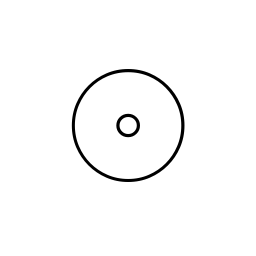
#> input picture data_sign_demo/sign_png/N5.png, 256 x 256 px
$ python -i test_sign_image_match_v2.py   (imports and definitions only)
#> lines starting #> are read from the running program, lines starting #| are printed output that depends on the picture; after the words box and inside, x2 and y2 are one past the last pixel; in counts of white or black regions, pixels touching at a corner belong together
from pathlib import Path
import cv2
import numpy as np
import pandas as pd
from skimage.feature import hog
from skimage.metrics import structural_similarity as ssim
from sklearn.metrics.pairwise import cosine_similarity


# =========================
# 1. 路径设置
# =========================
PROJECT_DIR = Path(r"C:\Users\GE ZITONG\Desktop\egypt_agent_project")

SIGN_DIR = PROJECT_DIR / "data_sign_demo"
SIGN_PROCESSED_DIR = SIGN_DIR / "sign_processed"
SIGN_METADATA_CSV = SIGN_DIR / "hieroglyph_signs_processed.csv"

OUTPUT_SIZE = 128


# =========================
# 2. 图像预处理
# =========================
def preprocess_input_image(image_path: Path, output_size: int = 128):
    """
    对用户输入图片进行标准化处理。
    使用 np.fromfile + cv2.imdecode 读取图片，避免 Windows 中文路径乱码问题。
    """
#> called with image_path = '../data_sign_demo/sign_png/N5.png', output_size = 128
    image_path = Path(image_path)

    if not image_path.exists():
        raise FileNotFoundError(f"图片不存在：{image_path}")

    # 关键修改：支持中文路径读取
    img_bytes = np.fromfile(str(image_path), dtype=np.uint8)
    img = cv2.imdecode(img_bytes, cv2.IMREAD_GRAYSCALE)
#> img is the input picture: shape (256, 256); min 0, max 255, mean 250.1

    if img is None:
        raise ValueError(f"无法读取图片：{image_path}")

    # 轻微去噪，降低截图或压缩噪声影响
    img = cv2.GaussianBlur(img, (3, 3), 0)
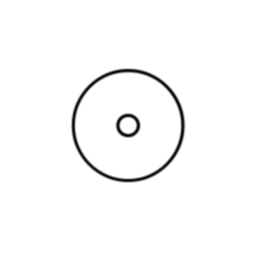
#> img: shape (256, 256); min 0, max 255, mean 250.1

    _, binary_inv = cv2.threshold(
        img,
        0,
        255,
        cv2.THRESH_BINARY_INV + cv2.THRESH_OTSU
    )
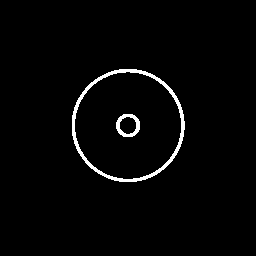
#> binary_inv: shape (256, 256); 2.2% white; 2 white regions, box (x1, y1, x2, y2) and area: (72, 69, 185, 182) 1213, (116, 114, 140, 137) 239

    # 形态学闭运算，让断裂笔画稍微连接
    kernel = np.ones((2, 2), np.uint8)
    binary_inv = cv2.morphologyEx(binary_inv, cv2.MORPH_CLOSE, kernel)
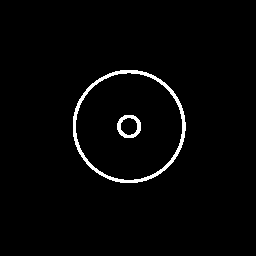
#> binary_inv: shape (256, 256); 2.2% white; 2 white regions, box (x1, y1, x2, y2) and area: (73, 70, 186, 183) 1213, (117, 115, 141, 138) 239

    coords = cv2.findNonZero(binary_inv)
#> coords = contour of 1452 points, box (x1, y1, x2, y2) (73, 70, 186, 183), area 18

    if coords is None:
        return np.zeros((output_size, output_size), dtype=np.uint8)

    x, y, w, h = cv2.boundingRect(coords)
#> x = 73; y = 70; w = 113; h = 113
    cropped = binary_inv[y:y + h, x:x + w]
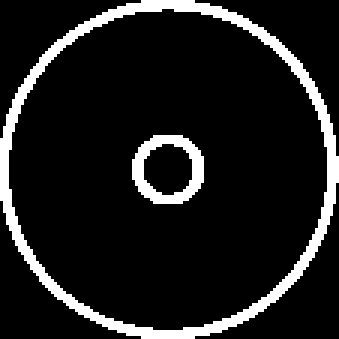
#> cropped: shape (113, 113) (shown 3 times larger); 11.4% white; 2 white regions, box (x1, y1, x2, y2) and area: (0, 0, 113, 113) 1213, (44, 45, 68, 68) 239

    pad = 20
    cropped = cv2.copyMakeBorder(
        cropped,
        pad,
        pad,
        pad,
        pad,
        cv2.BORDER_CONSTANT,
        value=0
    )
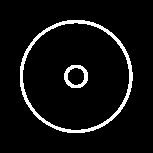
#> cropped: shape (153, 153); 6.2% white; 2 white regions, box (x1, y1, x2, y2) and area: (20, 20, 133, 133) 1213, (64, 65, 88, 88) 239

    h2, w2 = cropped.shape
#> h2 = 153; w2 = 153
    scale = (output_size - 20) / max(h2, w2)
#> scale = 0.706

    new_w = max(1, int(w2 * scale))
#> new_w = 108
    new_h = max(1, int(h2 * scale))
#> new_h = 108

    resized = cv2.resize(
        cropped,
        (new_w, new_h),
        interpolation=cv2.INTER_AREA
    )
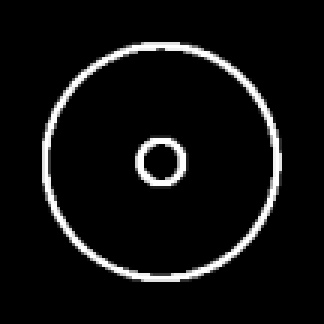
#> resized: shape (108, 108) (shown 3 times larger); min 0, max 255, mean 15.8

    canvas = np.zeros((output_size, output_size), dtype=np.uint8)

    start_x = (output_size - new_w) // 2
#> start_x = 10
    start_y = (output_size - new_h) // 2
#> start_y = 10

    canvas[start_y:start_y + new_h, start_x:start_x + new_w] = resized
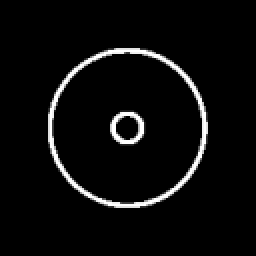
#> canvas: shape (128, 128) (shown 2 times larger); min 0, max 255, mean 11.3

    return canvas


# =========================
# 3. HOG 特征
# =========================
# [301 lines left out: functions extract_hog_feature, extract_hu_moments, hu_similarity, calculate_ssim_similarity, load_sign_library_features, match_input_image_v2 and 3 more, not called in this run]


# [2 lines not run here, left out]

>>> result = preprocess_input_image('../data_sign_demo/sign_png/N5.png')

$ run again, on data_sign_demo/sign_png/N14.png
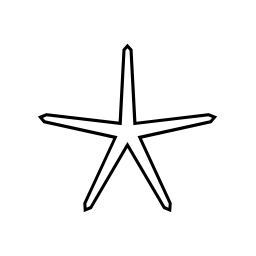
#> input picture data_sign_demo/sign_png/N14.png, 256 x 256 px
#> in preprocess_input_image, img is the input picture: shape (256, 256); min 0, max 255, mean 245.4
#> in preprocess_input_image, `binary_inv = cv2.morphologyEx(binary_inv, cv2.MORPH_CLOSE, kernel)`:
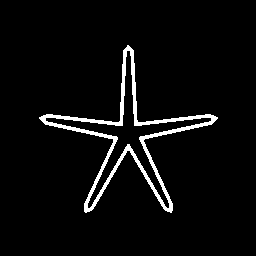
#> binary_inv: shape (256, 256); 4.4% white; 1 white region, box (x1, y1, x2, y2) and area: (39, 45, 218, 213) 2854
#> coords = contour of 2854 points, box (x1, y1, x2, y2) (39, 45, 218, 213), area 3522
#> x = 39; y = 45; w = 179; h = 168
#> in preprocess_input_image, `canvas[start_y:start_y + new_h, start_x:start_x + new_w] = resized`:
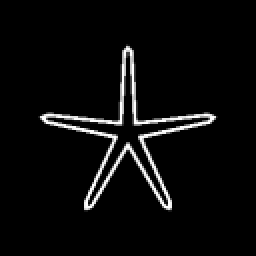
#> canvas: shape (128, 128) (shown 2 times larger); min 0, max 255, mean 10.7
